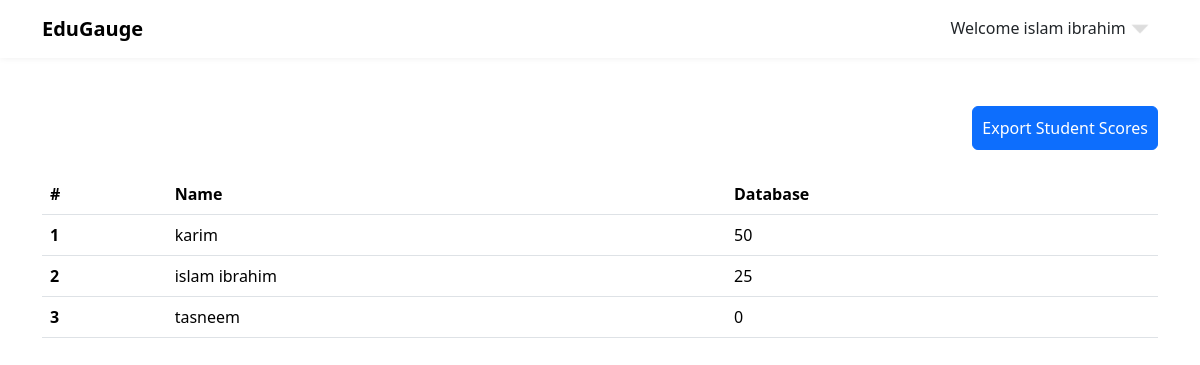
The page /doctor/scores (signed in) on the database its author committed.
### app.py (models this page shows)
class Student(db.Model):
    id = db.Column(db.Integer, primary_key=True, autoincrement=True)
    name = db.Column(db.String(120), nullable=False)
    email = db.Column(db.String(120), unique=True, nullable=False)
    password = db.Column(db.String(60), nullable=False)
    answers = db.relationship('StudentAnswers', backref='student', lazy=True)
    scores = db.relationship('Score', backref='student', lazy=True)

class Course(db.Model):
    id = db.Column(db.Integer, primary_key=True, autoincrement=True)
    name = db.Column(db.String(255), unique=True, nullable=False)
    doctor_id = db.Column(db.Integer, db.ForeignKey('doctor.id'))
    questions = db.relationship('Questions', backref='courses', lazy=True)
    scores = db.relationship('Score', backref='courses', lazy=True)

class Score(db.Model):
    sore = db.Column(db.Integer, nullable=False)
    student_id = db.Column(db.Integer, db.ForeignKey('student.id'), primary_key=True,nullable=False)
    course_id = db.Column(db.Integer, db.ForeignKey('course.id'),primary_key=True, nullable=False )

### app.py (the view)
@myapp.route("/doctor/scores", methods=['GET'])
def studentScores():
    course = Course.query.filter_by( doctor_id = session['user_id'] ).first()
    scores = Score.query.filter_by( course_id = course.id ).all()
    students = []
    combined_data = ""
    for score in scores:
        student = Student.query.filter_by( id = score.student_id ).first()
        students.append(student)
    if students and scores:
        combined_data = zip(students , scores)
    return render_template( 'doctor/student-scores.html' , combined_data = combined_data , course = course )

### templates/doctor/student-scores.html (shortened to what this page needs)
{% extends 'base.html' %}
{% block link %}
<link rel="stylesheet" href="{{ url_for('static' , filename='css/index.css') }}">
{% endblock %}
{% block body %}
<div class="pt-5 pb-5">
    <div class="container">
        {% if combined_data %}
        <button type="button" class="btn btn-primary d-block ms-auto mb-4" id="btnExport" data-kt-menu-trigger="click"
            data-kt-menu-placement="bottom-end" style="padding: 9px;">Export Student Scores
        </button>
        {% endif %}
        <table class="table">
            <thead>
                <tr>
                    <th scope="col">#</th>
                    <th scope="col">Name</th>
                    {% if course %}
                        <th scope="col">{{course.name}}</th>
                    {% endif %}
                </tr>
            </thead>
            <tbody>
                    {% for student,score in combined_data %}
                        <tr>
                            <th scope="row">{{loop.index}}</th>
                            <td>{{student.name}}</td>
                            <td>{{score.sore}}</td>
                        </tr>
                    {% endfor %}
            </tbody>
        </table>
    </div>
</div>
{% endblock %}

### templates/base.html (shortened to what this page needs)
<!DOCTYPE html>
<html lang="en">
<head>
    <head>
        <link rel="stylesheet" href="{{ url_for('static' , filename='css/layout.css') }}">
        <link href="https://cdn.jsdelivr.net/npm/bootstrap@5.3.2/dist/css/bootstrap.min.css" rel="stylesheet"
>
        <link rel="stylesheet" href="{{ url_for('static' , filename='css/all.min.css') }}">
        <link rel="stylesheet" href="{{ url_for('static' , filename='css/normalize.css') }}">
        {% block link %}
        {% endblock %}
    </head>
</head>
<body onload="startTimer()">
    <nav class="navbar navbar-expand-lg p-2 bg-white">
        <div class="container">
            <a class="navbar-brand" href="#"><strong>EduGauge</strong></a>
            <div class="collapse navbar-collapse" id="navbarSupportedContent">
                {%if 'user_name' in session %}
                    <div class="p-2 m-0 user">
                        Welcome {{ session['user_name'] }}
                        <img class="arrow-dowm"
>
                    </div>
                {% endif %}
            </div>
        </div>
    </nav>
    {% block body %}
    {% endblock %}
</body>
</html>

### static/css/layout.css (style rules this page uses)
* { box-sizing: border-box; }
:root { --white-color: #FFFFFF; --primary-color: #f44749; --secondary-color: #f3af24; --section-bg-color: #F9F9F9; --dark-color: #000000; --title-color: #565758; --news-title-color: #292828; --p-color: #717275; --border-color: #eaeaea; --body-font-family: 'Montserrat', sans-serif; }
body { background: var(--white-color); font-family: var(--body-font-family); position: relative; }
nav { box-shadow: 0 0 7px 0 #eee; }
.user { cursor: pointer; position: relative; }
.user .arrow-dowm { width: 20px !important; margin-bottom: 4px; }

### static/css/index.css (style rules this page uses)
.container div img { width: 64px !important; margin-bottom: 10px; }

### rows shown on the page
Student: user_name "islam ibrahim", name "islam ibrahim", sore "25"
Course: name "Database"
Student: name "karim", sore "50"
Student: name "tasneem", sore "0"
